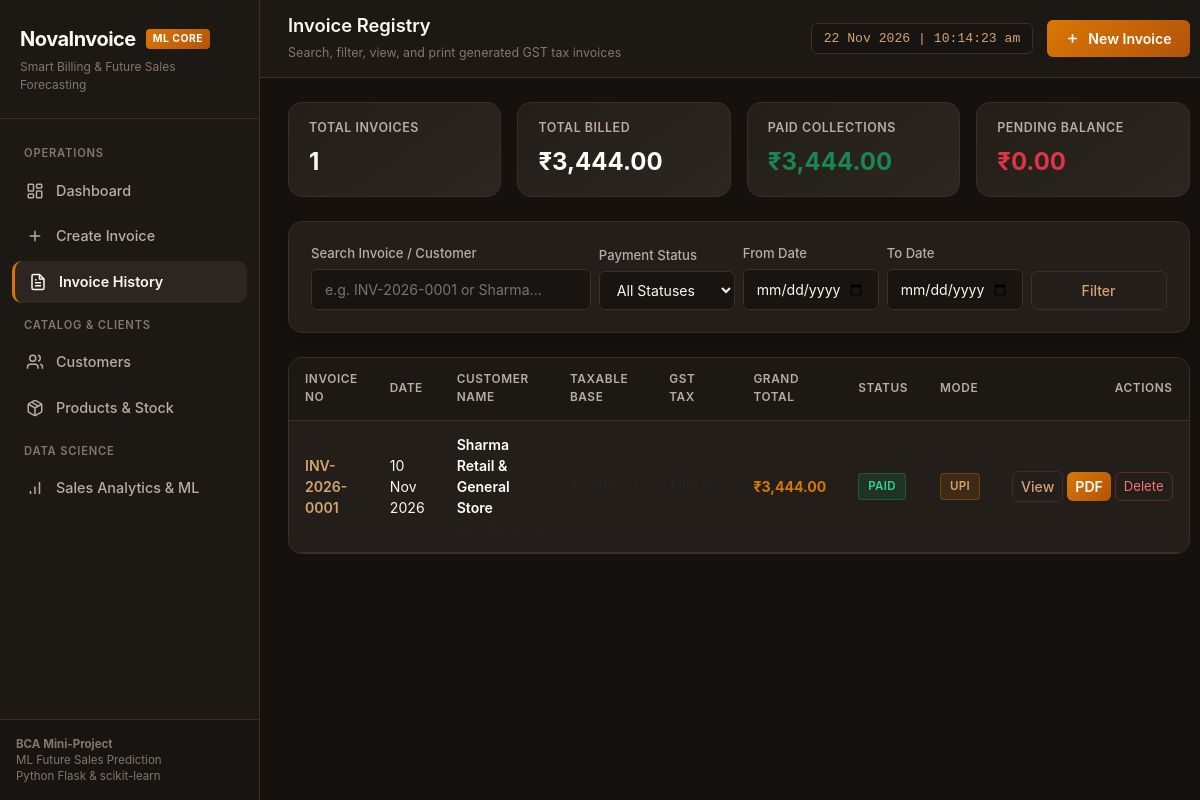
Screenshot of /invoices/ with the database file from the repository.
### tables this page shows
CREATE TABLE invoices (
    invoice_id INTEGER PRIMARY KEY AUTOINCREMENT,
    invoice_number TEXT UNIQUE NOT NULL,
    customer_id INTEGER NOT NULL REFERENCES customers(customer_id) ON DELETE RESTRICT,
    invoice_date DATE NOT NULL,
    is_inter_state INTEGER NOT NULL DEFAULT 0,
    subtotal REAL NOT NULL CHECK(subtotal >= 0),
    cgst_amount REAL NOT NULL DEFAULT 0.0 CHECK(cgst_amount >= 0),
    sgst_amount REAL NOT NULL DEFAULT 0.0 CHECK(sgst_amount >= 0),
    igst_amount REAL NOT NULL DEFAULT 0.0 CHECK(igst_amount >= 0),
    gst_amount REAL NOT NULL CHECK(gst_amount >= 0),
    grand_total REAL NOT NULL CHECK(grand_total >= 0),
    payment_status TEXT NOT NULL DEFAULT 'Pending' CHECK(payment_status IN ('Paid', 'Pending', 'Partial')),
    payment_method TEXT DEFAULT 'Cash' CHECK(payment_method IN ('Cash', 'UPI', 'Bank Transfer', 'Credit Card', 'Cheque')),
    notes TEXT,
    created_at TIMESTAMP DEFAULT CURRENT_TIMESTAMP
);

CREATE TABLE customers (
    customer_id INTEGER PRIMARY KEY AUTOINCREMENT,
    name TEXT NOT NULL,
    phone TEXT NOT NULL,
    email TEXT,
    address TEXT,
    state TEXT NOT NULL DEFAULT 'Uttar Pradesh',
    gstin TEXT,
    created_at TIMESTAMP DEFAULT CURRENT_TIMESTAMP
);

### routes/invoices.py (the view)
@invoices_bp.route('/', methods=['GET'])
def list_invoices():
    search = request.args.get('search', '').strip()
    status = request.args.get('status', '').strip()
    from_date = request.args.get('from_date', '').strip()
    to_date = request.args.get('to_date', '').strip()
    conn = get_db()
    try:
        cursor = conn.cursor()
        query = """
            SELECT i.*, c.name AS customer_name, c.phone AS customer_phone
            FROM invoices i
            JOIN customers c ON i.customer_id = c.customer_id
            WHERE 1=1
        """
        params = []
        if search:
            query += " AND (i.invoice_number LIKE ? OR c.name LIKE ?)"
            params.extend([f"%{search}%", f"%{search}%"])
        if status:
            query += " AND i.payment_status = ?"
            params.append(status)
        if from_date:
            query += " AND i.invoice_date >= ?"
            params.append(from_date)
        if to_date:
            query += " AND i.invoice_date <= ?"
            params.append(to_date)
        query += " ORDER BY i.invoice_date DESC, i.invoice_id DESC"
        invoices = cursor.execute(query, params).fetchall()
        cursor.execute("""
            SELECT COUNT(*) AS total_count,
                   COALESCE(SUM(grand_total), 0) AS total_amount,
                   COALESCE(SUM(CASE WHEN payment_status = 'Paid' THEN grand_total ELSE 0 END), 0) AS paid_amount,
                   COALESCE(SUM(CASE WHEN payment_status = 'Pending' THEN grand_total ELSE 0 END), 0) AS pending_amount
            FROM invoices
        """)
        stats = cursor.fetchone()
        return render_template(
            'invoices.html',
            invoices=invoices,
            search=search,
            status=status,
            from_date=from_date,
            to_date=to_date,
            stats=stats
        )
    finally:
        conn.close()

### database/db.py (called while the page is built)
def get_db():
    conn = sqlite3.connect(Config.DATABASE_PATH)
    conn.row_factory = sqlite3.Row
    conn.execute("PRAGMA foreign_keys = ON;")
    return conn

### templates/invoices.html (shortened to what this page needs)
{% extends "base.html" %}
{% block page_title %}Invoice Registry{% endblock %}
{% block page_subtitle %}Search, filter, view, and print generated GST tax invoices{% endblock %}
{% block content %}
<div class="row g-3 mb-4">
    <div class="col-md-3 col-sm-6">
        <div class="kpi-card py-3">
            <div class="kpi-label">Total Invoices</div>
            <div class="fs-4 fw-bold">{{ stats['total_count'] }}</div>
        </div>
    </div>
    <div class="col-md-3 col-sm-6">
        <div class="kpi-card py-3">
            <div class="kpi-label">Total Billed</div>
            <div class="fs-4 fw-bold text-white">{{ stats['total_amount'] | currency }}</div>
        </div>
    </div>
    <div class="col-md-3 col-sm-6">
        <div class="kpi-card py-3">
            <div class="kpi-label">Paid Collections</div>
            <div class="fs-4 fw-bold text-success">{{ stats['paid_amount'] | currency }}</div>
        </div>
    </div>
    <div class="col-md-3 col-sm-6">
        <div class="kpi-card py-3">
            <div class="kpi-label">Pending Balance</div>
            <div class="fs-4 fw-bold text-danger">{{ stats['pending_amount'] | currency }}</div>
        </div>
    </div>
</div>
<div class="card-custom mb-4">
    <form method="GET" action="{{ url_for('invoices.list_invoices') }}" class="row g-2 align-items-end">
        <div class="col-lg-4 col-md-6">
            <label class="form-label-custom">Search Invoice / Customer</label>
            <input type="text" name="search" class="form-control-custom" placeholder="e.g. INV-2026-0001 or Sharma..." value="{{ search }}">
        </div>
        <div class="col-lg-2 col-md-3">
            <label class="form-label-custom">Payment Status</label>
            <select name="status" class="form-select-custom">
                <option value="">All Statuses</option>
            </select>
        </div>
        <div class="col-lg-2 col-md-3">
            <label class="form-label-custom">From Date</label>
            <input type="date" name="from_date" class="form-control-custom" value="{{ from_date }}">
        </div>
        <div class="col-lg-2 col-md-3">
            <label class="form-label-custom">To Date</label>
            <input type="date" name="to_date" class="form-control-custom" value="{{ to_date }}">
        </div>
        <div class="col-lg-2 col-md-3 d-flex gap-2">
            <button type="submit" class="btn-outline-custom w-100 justify-content-center">Filter</button>
        </div>
    </form>
</div>
<div class="table-custom-wrapper">
    <table class="table-custom">
        <thead>
            <tr>
                <th>Invoice No</th>
                <th>Date</th>
                <th>Customer Name</th>
                <th>Taxable Base</th>
                <th>GST Tax</th>
                <th>Grand Total</th>
                <th>Status</th>
                <th>Mode</th>
                <th class="text-end">Actions</th>
            </tr>
        </thead>
        <tbody>
            {% if invoices %}
                {% for inv in invoices %}
                <tr>
                    <td>
                        <a href="{{ url_for('invoices.view_invoice', invoice_id=inv['invoice_id']) }}" class="text-decoration-none fw-semibold" style="color: var(--accent-secondary);">
                            {{ inv['invoice_number'] }}
                        </a>
                    </td>
                    <td>{{ inv['invoice_date'] | format_date }}</td>
                    <td>
                        <div class="fw-semibold text-white">{{ inv['customer_name'] }}</div>
                        <div class="text-muted fs-8">{{ inv['customer_phone'] }}</div>
                    </td>
                    <td class="text-muted fs-7">{{ inv['subtotal'] | currency }}</td>
                    <td class="text-muted fs-7">{{ inv['gst_amount'] | currency }}</td>
                    <td class="fw-bold fs-7" style="color: var(--accent-primary);">{{ inv['grand_total'] | currency }}</td>
                    <td>
                        <span class="badge-custom {% if inv['payment_status'] == 'Paid' %}badge-paid{% elif inv['payment_status'] == 'Pending' %}badge-pending{% else %}badge-partial{% endif %}">
                            {{ inv['payment_status'] }}
                        </span>
                    </td>
                    <td>
                        <span class="badge-custom badge-bronze">{{ inv['payment_method'] or 'Cash' }}</span>
                    </td>
                    <td class="text-end">
                        <div class="d-inline-flex gap-1 align-items-center">
                            <a href="{{ url_for('invoices.view_invoice', invoice_id=inv['invoice_id']) }}" class="btn-outline-custom py-1 px-2 fs-8" title="View details">View</a>
                            <a href="{{ url_for('invoices.download_invoice', invoice_id=inv['invoice_id']) }}" class="btn-primary-custom py-1 px-2 fs-8" title="Download PDF">PDF</a>
                            <form method="POST" action="{{ url_for('invoices.delete_invoice', invoice_id=inv['invoice_id']) }}" onsubmit="return confirmAction('Are you sure you want to delete invoice {{ inv['invoice_number'] }}? Product items will be automatically returned to stock.');" class="d-inline">
                                <button type="submit" class="btn-danger-custom py-1 px-2 fs-8" title="Delete & restore stock">Delete</button>
                            </form>
                        </div>
                    </td>
                </tr>
                {% endfor %}
            {% else %}
                <tr>
                    <td colspan="9" class="text-center py-5 text-muted">
                        No invoices found matching your criteria.
                    </td>
                </tr>
            {% endif %}
        </tbody>
    </table>
</div>
{% endblock %}

### templates/base.html (shortened to what this page needs)
<!DOCTYPE html>
<html lang="en">
<head>
    <link href="https://cdn.jsdelivr.net/npm/bootstrap@5.3.3/dist/css/bootstrap.min.css" rel="stylesheet">
    <link rel="stylesheet" href="{{ url_for('static', filename='css/style.css') }}">
</head>
<body>
    <div class="app-wrapper">
        <aside class="sidebar">
            <div class="brand-box">
                <div class="brand-title">
                    <span>NovaInvoice</span>
                    <span class="brand-badge">ML Core</span>
                </div>
                <div class="brand-sub">Smart Billing & Future Sales Forecasting</div>
            </div>
            <ul class="nav-menu">
                <li class="nav-section-title">Operations</li>
                <li>
                    <a href="{{ url_for('dashboard.index') }}" class="nav-link-custom {% if request.endpoint == 'dashboard.index' %}active{% endif %}">
                        <svg class="nav-icon" viewBox="0 0 24 24"><rect width="7" height="9" x="3" y="3" rx="1"/><rect width="7" height="5" x="14" y="3" rx="1"/><rect width="7" height="9" x="14" y="12" rx="1"/><rect width="7" height="5" x="3" y="16" rx="1"/></svg>
                        <span>Dashboard</span>
                    </a>
                </li>
                <li>
                    <a href="{{ url_for('invoices.create_invoice') }}" class="nav-link-custom {% if request.endpoint == 'invoices.create_invoice' %}active{% endif %}">
                        <svg class="nav-icon" viewBox="0 0 24 24"><path d="M12 5v14M5 12h14"/></svg>
                        <span>Create Invoice</span>
                    </a>
                </li>
                <li>
                    <a href="{{ url_for('invoices.list_invoices') }}" class="nav-link-custom {% if request.endpoint in ['invoices.list_invoices', 'invoices.view_invoice'] %}active{% endif %}">
                        <svg class="nav-icon" viewBox="0 0 24 24"><path d="M14 2H6a2 2 0 0 0-2 2v16a2 2 0 0 0 2 2h12a2 2 0 0 0 2-2V8z"/><polyline points="14 2 14 8 20 8"/><line x1="16" y1="13" x2="8" y2="13"/><line x1="16" y1="17" x2="8" y2="17"/><polyline points="10 9 9 9 8 9"/></svg>
                        <span>Invoice History</span>
                    </a>
                </li>
                <li class="nav-section-title">Catalog & Clients</li>
                <li>
                    <a href="{{ url_for('customers.list_customers') }}" class="nav-link-custom {% if 'customers.' in request.endpoint %}active{% endif %}">
                        <svg class="nav-icon" viewBox="0 0 24 24"><path d="M16 21v-2a4 4 0 0 0-4-4H6a4 4 0 0 0-4 4v2"/><circle cx="9" cy="7" r="4"/><path d="M22 21v-2a4 4 0 0 0-3-3.87"/><path d="M16 3.13a4 4 0 0 1 0 7.75"/></svg>
                        <span>Customers</span>
                    </a>
                </li>
                <li>
                    <a href="{{ url_for('products.list_products') }}" class="nav-link-custom {% if 'products.' in request.endpoint %}active{% endif %}">
                        <svg class="nav-icon" viewBox="0 0 24 24"><path d="m7.5 4.27 9 5.15"/><path d="M21 8a2 2 0 0 0-1-1.73l-7-4a2 2 0 0 0-2 0l-7 4A2 2 0 0 0 3 8v8a2 2 0 0 0 1 1.73l7 4a2 2 0 0 0 2 0l7-4A2 2 0 0 0 21 16Z"/><path d="m3.3 7 8.7 5 8.7-5"/><path d="M12 22V12"/></svg>
                        <span>Products & Stock</span>
                    </a>
                </li>
                <li class="nav-section-title">Data Science</li>
                <li>
                    <a href="{{ url_for('analytics.index') }}" class="nav-link-custom {% if 'analytics.' in request.endpoint %}active{% endif %}">
                        <svg class="nav-icon" viewBox="0 0 24 24"><line x1="12" y1="20" x2="12" y2="10"/><line x1="18" y1="20" x2="18" y2="4"/><line x1="6" y1="20" x2="6" y2="16"/></svg>
                        <span>Sales Analytics & ML</span>
                    </a>
                </li>
            </ul>
            <div class="sidebar-footer">
                <div class="academic-badge">
                    <strong>BCA Mini-Project</strong><br/>
                    ML Future Sales Prediction<br/>
                    Python Flask & scikit-learn
                </div>
            </div>
        </aside>
        <main class="main-content">
            <header class="top-header">
                <div class="header-title-box">
                    <h1>{% block page_title %}Dashboard{% endblock %}</h1>
                    <p>{% block page_subtitle %}Overview of billing metrics and automated sales predictions{% endblock %}</p>
                </div>
                <div class="header-actions">
                    <span id="digital-clock" class="clock-display">Loading...</span>
                    <a href="{{ url_for('invoices.create_invoice') }}" class="btn-primary-custom">
                        <svg width="15" height="15" viewBox="0 0 24 24" fill="none" stroke="currentColor" stroke-width="2.5"><line x1="12" y1="5" x2="12" y2="19"></line><line x1="5" y1="12" x2="19" y2="12"></line></svg>
                        <span>New Invoice</span>
                    </a>
                </div>
            </header>
            <div class="page-container">
                {% block content %}{% endblock %}
            </div>
        </main>
    </div>
</body>
</html>

### rows the page displays
invoices: invoice_number "INV-2026-0001", invoice_date "10 Nov 2026", customer_name "Sharma Retail & General Store", grand_total "₹3,444.00", payment_status "PAID", payment_method "UPI"

### other values shown
{{ stats['total_count'] }} "1"
{{ stats['total_amount'] | currency }} "₹3,444.00"
{{ stats['paid_amount'] | currency }} "₹3,444.00"
{{ stats['pending_amount'] | currency }} "₹0.00"
